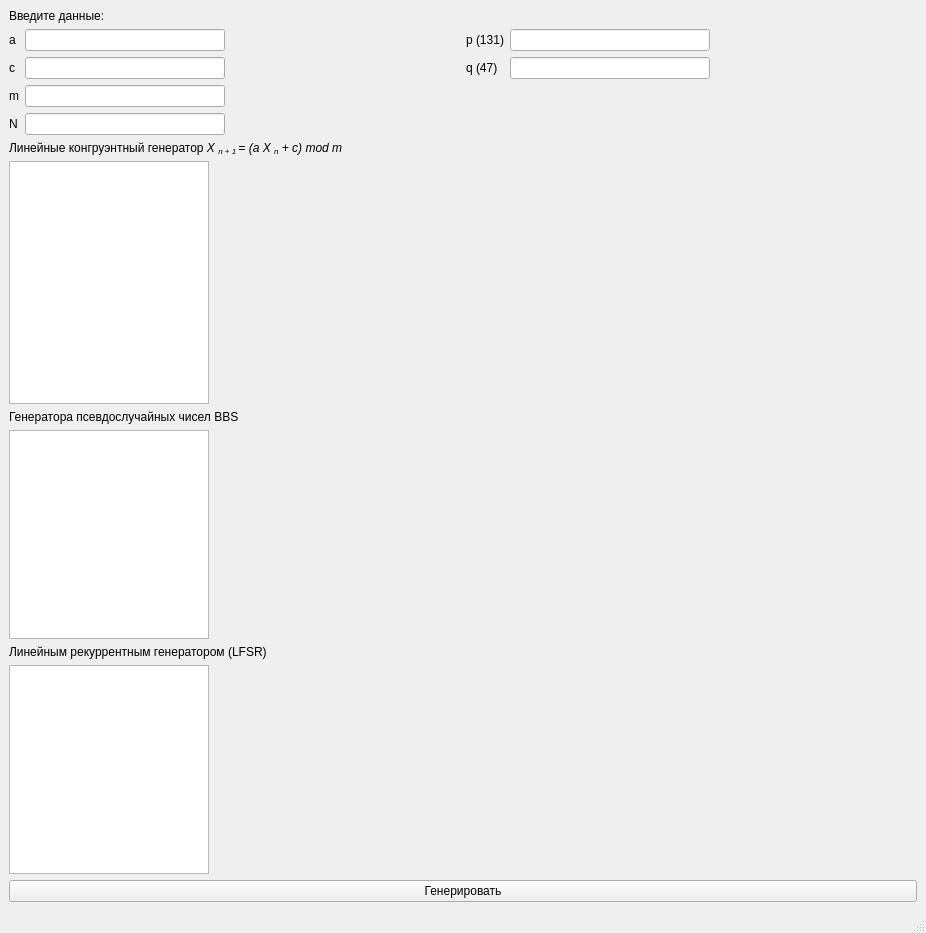
<?xml version="1.0" encoding="UTF-8"?>
<ui version="4.0">
 <class>MainWindow</class>
 <widget class="QMainWindow" name="MainWindow">
  <property name="geometry">
   <rect>
    <x>0</x>
    <y>0</y>
    <width>926</width>
    <height>933</height>
   </rect>
  </property>
  <property name="windowTitle">
   <string>MainWindow</string>
  </property>
  <widget class="QWidget" name="centralwidget">
   <layout class="QVBoxLayout" name="verticalLayout">
    <item>
     <widget class="QLabel" name="label">
      <property name="text">
       <string>Введите данные:</string>
      </property>
     </widget>
    </item>
    <item>
     <layout class="QHBoxLayout" name="horizontalLayout">
      <item>
       <layout class="QFormLayout" name="formLayout">
        <item row="0" column="0">
         <widget class="QLabel" name="label_3">
          <property name="text">
           <string>a</string>
          </property>
         </widget>
        </item>
        <item row="0" column="1">
         <widget class="QLineEdit" name="lineEdit">
          <property name="maximumSize">
           <size>
            <width>200</width>
            <height>16777215</height>
           </size>
          </property>
         </widget>
        </item>
        <item row="1" column="0">
         <widget class="QLabel" name="label_2">
          <property name="text">
           <string>c</string>
          </property>
         </widget>
        </item>
        <item row="1" column="1">
         <widget class="QLineEdit" name="lineEdit_2">
          <property name="maximumSize">
           <size>
            <width>200</width>
            <height>16777215</height>
           </size>
          </property>
         </widget>
        </item>
        <item row="2" column="0">
         <widget class="QLabel" name="label_4">
          <property name="text">
           <string>m</string>
          </property>
         </widget>
        </item>
        <item row="2" column="1">
         <widget class="QLineEdit" name="lineEdit_3">
          <property name="maximumSize">
           <size>
            <width>200</width>
            <height>16777215</height>
           </size>
          </property>
         </widget>
        </item>
        <item row="3" column="0">
         <widget class="QLabel" name="label_5">
          <property name="text">
           <string>N</string>
          </property>
         </widget>
        </item>
        <item row="3" column="1">
         <widget class="QLineEdit" name="lineEdit_4">
          <property name="maximumSize">
           <size>
            <width>200</width>
            <height>16777215</height>
           </size>
          </property>
         </widget>
        </item>
       </layout>
      </item>
      <item>
       <layout class="QFormLayout" name="formLayout_4">
        <item row="0" column="0">
         <widget class="QLabel" name="label_7">
          <property name="text">
           <string>p (131)</string>
          </property>
         </widget>
        </item>
        <item row="0" column="1">
         <widget class="QLineEdit" name="lineEdit_5">
          <property name="maximumSize">
           <size>
            <width>200</width>
            <height>16777215</height>
           </size>
          </property>
         </widget>
        </item>
        <item row="1" column="0">
         <widget class="QLabel" name="label_8">
          <property name="text">
           <string>q (47)</string>
          </property>
         </widget>
        </item>
        <item row="1" column="1">
         <widget class="QLineEdit" name="lineEdit_6">
          <property name="maximumSize">
           <size>
            <width>200</width>
            <height>16777215</height>
           </size>
          </property>
         </widget>
        </item>
       </layout>
      </item>
     </layout>
    </item>
    <item>
     <widget class="QLabel" name="label_6">
      <property name="text">
       <string>&lt;html&gt;&lt;head/&gt;&lt;body&gt;&lt;p&gt;Линейные конгруэнтный генератор &lt;span style=&quot; font-style:italic;&quot;&gt;X &lt;/span&gt;&lt;span style=&quot; font-style:italic; vertical-align:sub;&quot;&gt;n + 1 &lt;/span&gt;&lt;span style=&quot; font-style:italic;&quot;&gt;= (a X &lt;/span&gt;&lt;span style=&quot; font-style:italic; vertical-align:sub;&quot;&gt;n&lt;/span&gt;&lt;span style=&quot; font-style:italic;&quot;&gt; + c) mod m&lt;/span&gt;&lt;/p&gt;&lt;/body&gt;&lt;/html&gt;</string>
      </property>
     </widget>
    </item>
    <item>
     <layout class="QHBoxLayout" name="horizontalLayout_2">
      <item>
       <widget class="QTextBrowser" name="textBrowser">
        <property name="minimumSize">
         <size>
          <width>200</width>
          <height>243</height>
         </size>
        </property>
        <property name="maximumSize">
         <size>
          <width>200</width>
          <height>1000</height>
         </size>
        </property>
       </widget>
      </item>
      <item>
       <widget class="QCustomPlot" name="qt1" native="true">
        <property name="minimumSize">
         <size>
          <width>700</width>
          <height>200</height>
         </size>
        </property>
        <property name="maximumSize">
         <size>
          <width>500</width>
          <height>500</height>
         </size>
        </property>
       </widget>
      </item>
     </layout>
    </item>
    <item>
     <widget class="QLabel" name="label_9">
      <property name="text">
       <string>Генератора псевдослучайных чисел BBS  </string>
      </property>
     </widget>
    </item>
    <item>
     <layout class="QHBoxLayout" name="horizontalLayout_3">
      <item>
       <widget class="QTextBrowser" name="textBrowser_2">
        <property name="minimumSize">
         <size>
          <width>200</width>
          <height>200</height>
         </size>
        </property>
        <property name="maximumSize">
         <size>
          <width>200</width>
          <height>1000</height>
         </size>
        </property>
       </widget>
      </item>
      <item>
       <widget class="QCustomPlot" name="qt2" native="true">
        <property name="minimumSize">
         <size>
          <width>700</width>
          <height>200</height>
         </size>
        </property>
        <property name="maximumSize">
         <size>
          <width>500</width>
          <height>500</height>
         </size>
        </property>
       </widget>
      </item>
     </layout>
    </item>
    <item>
     <widget class="QLabel" name="label_10">
      <property name="text">
       <string>Линейным рекуррентным генератором (LFSR) </string>
      </property>
     </widget>
    </item>
    <item>
     <layout class="QHBoxLayout" name="horizontalLayout_4">
      <item>
       <widget class="QTextBrowser" name="textBrowser_3">
        <property name="minimumSize">
         <size>
          <width>200</width>
          <height>200</height>
         </size>
        </property>
        <property name="maximumSize">
         <size>
          <width>200</width>
          <height>1000</height>
         </size>
        </property>
       </widget>
      </item>
      <item>
       <widget class="QCustomPlot" name="qt3" native="true">
        <property name="minimumSize">
         <size>
          <width>700</width>
          <height>200</height>
         </size>
        </property>
        <property name="maximumSize">
         <size>
          <width>5000</width>
          <height>16777215</height>
         </size>
        </property>
       </widget>
      </item>
     </layout>
    </item>
    <item>
     <widget class="QPushButton" name="pushButton">
      <property name="text">
       <string>Генерировать</string>
      </property>
     </widget>
    </item>
   </layout>
  </widget>
  <widget class="QMenuBar" name="menubar">
   <property name="geometry">
    <rect>
     <x>0</x>
     <y>0</y>
     <width>926</width>
     <height>21</height>
    </rect>
   </property>
  </widget>
  <widget class="QStatusBar" name="statusbar"/>
 </widget>
 <customwidgets>
  <customwidget>
   <class>QCustomPlot</class>
   <extends>QWidget</extends>
   <header location="global">qcustomplot.h</header>
   <container>1</container>
  </customwidget>
 </customwidgets>
 <resources/>
 <connections/>
</ui>
